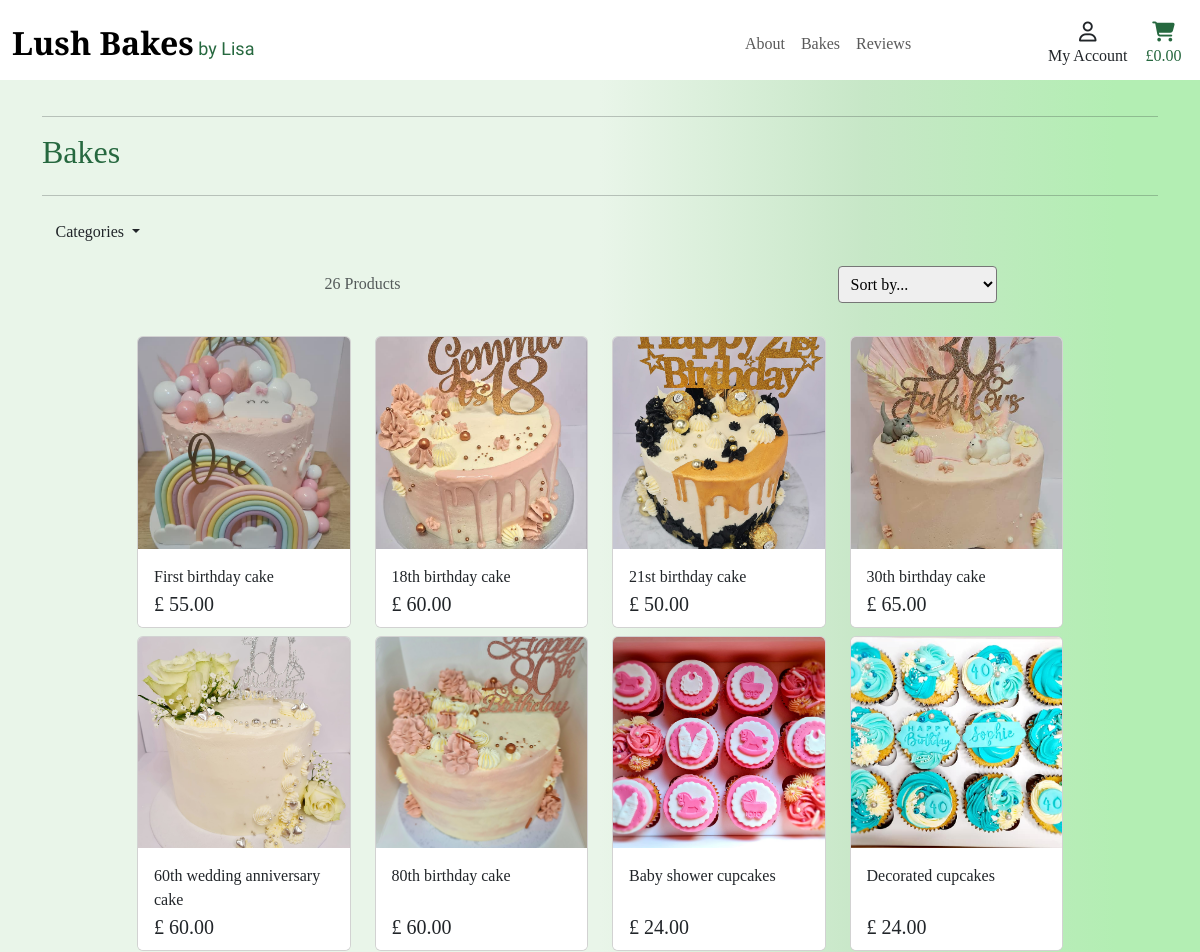
Before: /products/ (upper part) with the older database file.
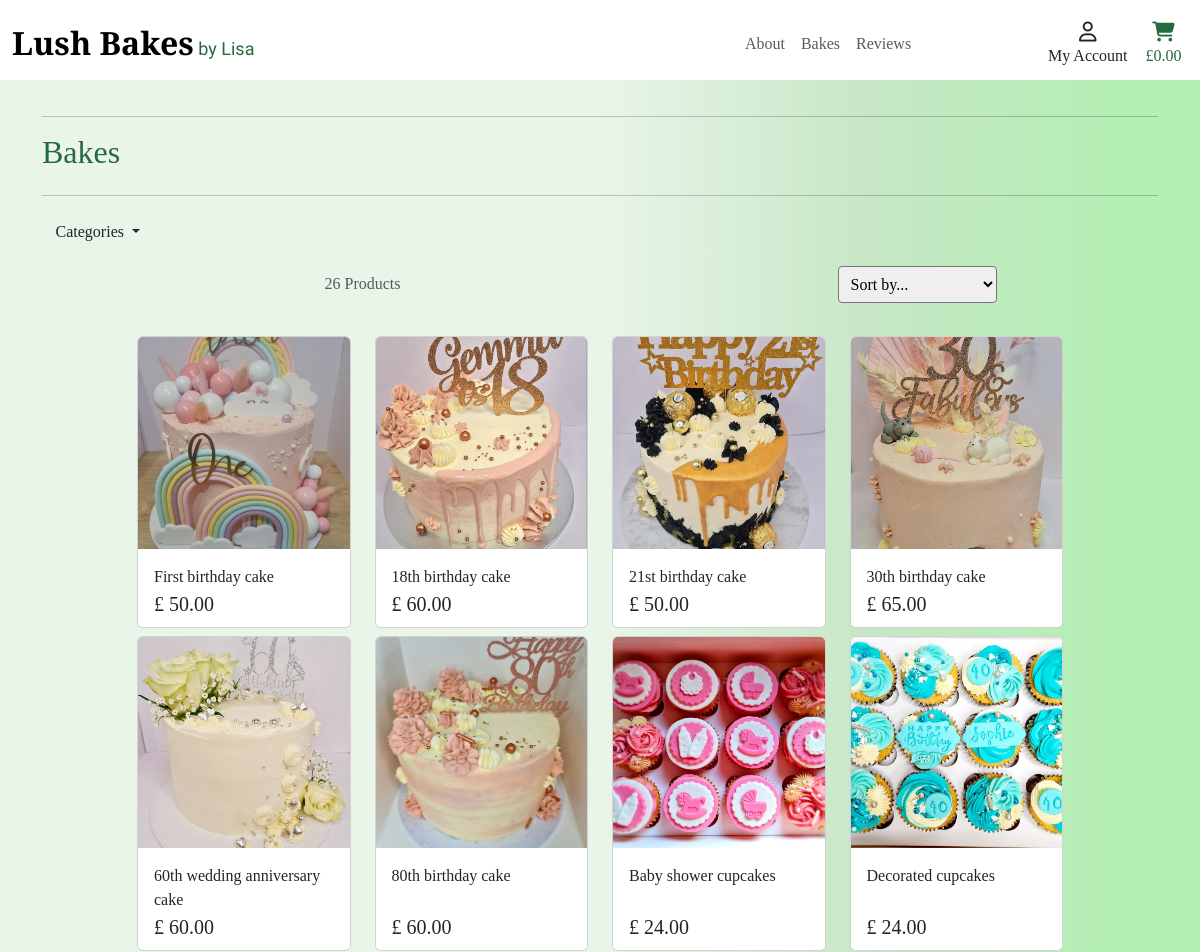
After: the same page with the newer database file.
### products/models.py (models this page shows, shortened)
class Product(models.Model):
    category = models.ForeignKey(
        'Category', null=True, blank=True, on_delete=models.SET_NULL)
    name = models.CharField(max_length=100)
    description = models.TextField()
    price = models.DecimalField(max_digits=6, decimal_places=2)
    image = models.ImageField(null=True, blank=True)

### products/views.py (the view, shortened to what this page needs)
# urls.py: path('products/', include('products.urls')),
def products(request):
    products = Product.objects.all()
    categories = None
    sort = None
    direction = None
    current_sorting = f'{sort}_{direction}'
    context = {
        'products': products,
        'current_categories': categories,
        'current_sorting': current_sorting
    }
    return render(request, 'products/products.html', context)

### bag/contexts.py (called while the page is built, shortened)
def bag_contents(request):
    bag_items = []
    total = 0
    product_count = 0
    bag = request.session.get('bag', {})
    delivery = total * Decimal(settings.STANDARD_DELIVERY_PERCENTAGE) / 100
    grand_total = delivery + total
    context = {
        'bag_items': bag_items,
        'total': total,
        'product_count': product_count,
        'delivery': delivery,
        'grand_total': grand_total,
    }
    return context

### products/templates/products/products.html (shortened to what this page needs)
{% extends 'base.html' %}
{% load static %}
{% block page_header %}
<div class="container header-container">
</div>
{% endblock %}
{% block content %}
    <div class="container">
        <div class="row">
            <div class="col">
                <hr>
                <h2 class="logo-font mb-4">Bakes</h2>
                <hr>
            </div>
        </div>
        <div>
            <ul class="navbar-nav w-auto">
                <li class="nav-item dropdown ">
                    <a class="logo-font btn btn-light dropdown-toggle font-weight-bold nav-link text-dark" href="#" id="all-products-link"
                        data-toggle="dropdown" data-bs-toggle="dropdown" aria-haspopup="true" aria-expanded="false">
                        Categories
                    </a>
                </li>
            </ul>
        </div>
        <div class="row">
            <div class="product-container col-10 offset-1">
                <div class="row mt-1 mb-2">
                    <div class="col-12 col-md-6 my-auto order-md-last d-flex justify-content-center justify-content-md-end">
                        <div class="sort-select-wrapper w-50">
                            <select id="sort-selector" class="custom-select custom-select-sm rounded-1 p-2 {% if current_sorting != 'None_None' %}info{% else %}black{% endif %}">
                                <option value="reset" {% if not current_sorting %}selected{% endif %}>Sort by...</option>
                            </select>
                        </div>
                    </div>
                    <div class="col-12 col-md-6 order-md-first">
                        <p class="text-muted mt-3 text-center text-md-left">
                            {{ products|length }} Products{% if search_term %} found for <strong>"{{ search_term }}"</strong>{% endif %}
                        </p>
                    </div>
                </div>
        <div class="product-container">
                <div class="row">
                    {% for product in products %}
                        <div class="col-lg-3 col-md-4 col-sm-6 col-12 mb-2 ">
                            <div class="card h-100 border-1">
                                <a href="{% url 'product_description' product.id %}">
                                    <img  class="card-img-top img-fluid" src="{{ product.image.url }}" alt="{{ product.name }}">
                                </a>
                                <div class="card-body pb-0">
                                    <p class="mb-0">{{ product.name }}</p>
                                </div>
                                <div class="card-footer bg-white pt-0 border-0 text-left">
                                    <div class="row">
                                        <div class="col">
                                            <p class="lead mb-0 text-left font-weight-bold">£ {{ product.price }}</p>
                                        </div>
                                    </div>
                                </div>
                            </div>
                        </div>
                    {% endfor %}
                </div>
            </div>
        </div>
</div>
{% endblock %}

### templates/base.html (shortened to what this page needs)
{% load static %}
<!DOCTYPE html>
<html lang="en">
  <head>
    {% block corecss %}
    <link href="https://cdn.jsdelivr.net/npm/bootstrap@5.3.2/dist/css/bootstrap.min.css"
      rel="stylesheet"
/>
    <link rel="stylesheet" href="{% static 'css/base.css' %}">
    {% endblock %}
  </head>
  <body>
    <header class="container-fluid fixed-top">
        <div id="navtop" class="row bg-white pt-lg-2 d-flex justify-content-between align-items-center">
            <div class="col-lg-3 col-md-6">
                <a href="{% url 'home' %}" class="nav-link main-logo-link d-block">
                    <h2 class="logo-font text-black my-0"><strong>Lush Bakes</strong><span id="logo"> by Lisa</span></h2>
                </a>
            </div>
            <div class="col-lg-6 col-md-6">
                <nav class="navbar navbar-expand-lg navbar-light">
                    <div class="collapse navbar-collapse" id="main-nav">
                        <ul class="navbar-nav mx-auto">
                            <li class="nav-item">
                                <a class="nav-link" href="{% url 'about' %}">About</a>
                            </li>
                            <li class="nav-item">
                                <a class="nav-link" href="{% url 'products' %}">Bakes</a>
                            </li>
                            <li class="nav-item">
                                <a class="nav-link" href="{% url 'review' %}">Reviews</a>
                            </li>
                        </ul>
                    </div>
                    <div class="col-lg-3 col-md-6  text-end ">
                        <ul class="list-inline list-unstyled text-center text-lg-right my-0 p-1 nav-item-icons">
                            <li class="list-inline-item dropdown">
                                <a class="nav-link" href="#" id="user-options" data-toggle="dropdown"
                                    aria-haspopup="true" aria-expanded="false">
                                    <div class="text-center">
                                        <div><i class="fa-regular fa-user fa-lg"></i></div>
                                        <p class="my-0">My Account</p>
                                    </div>
                                </a>
                            </li>
                            <li class="list-inline-item">
                                <a class="{% if grand_total %}text-info font-weight-bold{% else %}text-black{% endif %} nav-link"
                                    href="{% url 'view_bag' %}">
                                    <div class="text-center">
                                        <div><i class="fa-solid fa-cart-shopping fa-lg"></i></div>
                                        <p class="my-0 basket-price">
                                            {% if grand_total %} £ {{ grand_total|floatformat:2 }}
                                            {% else %}
                                            £0.00
                                            {% endif %}
                                        </p>
                                    </div>
                                </a>
                            </li>
                        </ul>
                </nav>
            </div>
    </header>
    {% block page_header %}
    {% endblock %}
    {% block content %}
    {% endblock %}
  </body>
</html>

### static/css/base.css (style rules this page uses)
html { height: 100%; }
body { background: #e9f5e9; background: linear-gradient(90deg, #e9f5e9 50%, #c7e7c7 72%, #b3eeb3 93%); height: calc(100vh - 164px); font-family: "Prata", serif; }
.logo-font { font-family: "Prata", serif; color: #26683f; }
#logo { font-family: "Dancing Script", cursive; color: #26683f; font-size: large; }
.main-logo-link { width: fit-content; }
.nav-link .fa-cart-shopping, .nav-link .fa-cart-shopping-empty { color: #26683f; }
.basket-price { color: #26683f; }
.nav-item.dropdown .nav-link { padding-right: 90%; }
.nav-item-icons { display: flex; align-items: center; gap: 10px; }
.card .card-img-top { height: auto; aspect-ratio: 1/1; object-fit: cover; }
@media (min-width: 992px) { .header-container { padding-top: 100px; } }

Changed rows visible on the page:
changed Product "First birthday cake": price "55.00" → "50.00"
